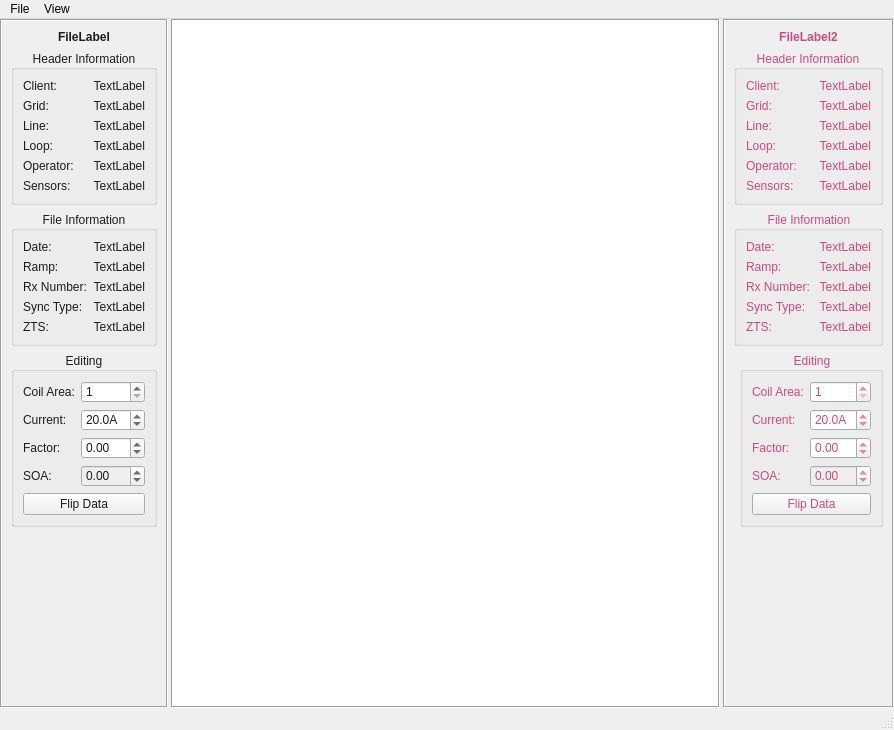
<?xml version="1.0" encoding="UTF-8"?>
<ui version="4.0">
 <class>MainWindow</class>
 <widget class="QMainWindow" name="MainWindow">
  <property name="geometry">
   <rect>
    <x>0</x>
    <y>0</y>
    <width>894</width>
    <height>730</height>
   </rect>
  </property>
  <property name="windowTitle">
   <string>MainWindow</string>
  </property>
  <widget class="QWidget" name="centralwidget">
   <layout class="QHBoxLayout" name="horizontalLayout">
    <property name="spacing">
     <number>3</number>
    </property>
    <property name="leftMargin">
     <number>0</number>
    </property>
    <property name="topMargin">
     <number>0</number>
    </property>
    <property name="rightMargin">
     <number>0</number>
    </property>
    <property name="bottomMargin">
     <number>0</number>
    </property>
    <item>
     <widget class="QFrame" name="frame">
      <property name="sizePolicy">
       <sizepolicy hsizetype="Maximum" vsizetype="Preferred">
        <horstretch>0</horstretch>
        <verstretch>0</verstretch>
       </sizepolicy>
      </property>
      <property name="styleSheet">
       <string notr="true">color:rgb(28, 28, 27)</string>
      </property>
      <property name="frameShape">
       <enum>QFrame::Box</enum>
      </property>
      <property name="frameShadow">
       <enum>QFrame::Sunken</enum>
      </property>
      <layout class="QFormLayout" name="formLayout">
       <item row="0" column="0" colspan="2">
        <widget class="QLabel" name="file_label_1">
         <property name="font">
          <font>
           <weight>75</weight>
           <bold>true</bold>
          </font>
         </property>
         <property name="styleSheet">
          <string notr="true">color:rgb(28, 28, 27)</string>
         </property>
         <property name="text">
          <string>FileLabel</string>
         </property>
         <property name="alignment">
          <set>Qt::AlignCenter</set>
         </property>
        </widget>
       </item>
       <item row="1" column="0" colspan="2">
        <widget class="QGroupBox" name="groupBox_5">
         <property name="font">
          <font>
           <weight>50</weight>
           <italic>false</italic>
           <bold>false</bold>
          </font>
         </property>
         <property name="title">
          <string>Header Information</string>
         </property>
         <property name="alignment">
          <set>Qt::AlignCenter</set>
         </property>
         <property name="flat">
          <bool>true</bool>
         </property>
         <layout class="QFormLayout" name="formLayout_7">
          <item row="0" column="0">
           <widget class="QLabel" name="label_24">
            <property name="font">
             <font>
              <weight>50</weight>
              <italic>false</italic>
              <bold>false</bold>
             </font>
            </property>
            <property name="text">
             <string>Client:</string>
            </property>
           </widget>
          </item>
          <item row="0" column="1">
           <widget class="QLabel" name="client_label_1">
            <property name="text">
             <string>TextLabel</string>
            </property>
            <property name="alignment">
             <set>Qt::AlignRight|Qt::AlignTrailing|Qt::AlignVCenter</set>
            </property>
           </widget>
          </item>
          <item row="1" column="0">
           <widget class="QLabel" name="label_25">
            <property name="font">
             <font>
              <weight>50</weight>
              <italic>false</italic>
              <bold>false</bold>
             </font>
            </property>
            <property name="text">
             <string>Grid:</string>
            </property>
           </widget>
          </item>
          <item row="1" column="1">
           <widget class="QLabel" name="grid_label_1">
            <property name="text">
             <string>TextLabel</string>
            </property>
            <property name="alignment">
             <set>Qt::AlignRight|Qt::AlignTrailing|Qt::AlignVCenter</set>
            </property>
           </widget>
          </item>
          <item row="2" column="0">
           <widget class="QLabel" name="label_9">
            <property name="font">
             <font>
              <weight>50</weight>
              <italic>false</italic>
              <bold>false</bold>
             </font>
            </property>
            <property name="text">
             <string>Line:</string>
            </property>
           </widget>
          </item>
          <item row="2" column="1">
           <widget class="QLabel" name="line_label_1">
            <property name="text">
             <string>TextLabel</string>
            </property>
            <property name="alignment">
             <set>Qt::AlignRight|Qt::AlignTrailing|Qt::AlignVCenter</set>
            </property>
           </widget>
          </item>
          <item row="3" column="0">
           <widget class="QLabel" name="label_12">
            <property name="font">
             <font>
              <weight>50</weight>
              <italic>false</italic>
              <bold>false</bold>
             </font>
            </property>
            <property name="text">
             <string>Loop:</string>
            </property>
           </widget>
          </item>
          <item row="3" column="1">
           <widget class="QLabel" name="loop_label_1">
            <property name="text">
             <string>TextLabel</string>
            </property>
            <property name="alignment">
             <set>Qt::AlignRight|Qt::AlignTrailing|Qt::AlignVCenter</set>
            </property>
           </widget>
          </item>
          <item row="4" column="0">
           <widget class="QLabel" name="label_13">
            <property name="font">
             <font>
              <weight>50</weight>
              <italic>false</italic>
              <bold>false</bold>
             </font>
            </property>
            <property name="text">
             <string>Operator:</string>
            </property>
           </widget>
          </item>
          <item row="4" column="1">
           <widget class="QLabel" name="operator_label_1">
            <property name="text">
             <string>TextLabel</string>
            </property>
            <property name="alignment">
             <set>Qt::AlignRight|Qt::AlignTrailing|Qt::AlignVCenter</set>
            </property>
           </widget>
          </item>
          <item row="5" column="0">
           <widget class="QLabel" name="label_27">
            <property name="font">
             <font>
              <weight>50</weight>
              <bold>false</bold>
             </font>
            </property>
            <property name="text">
             <string>Sensors:</string>
            </property>
           </widget>
          </item>
          <item row="5" column="1">
           <widget class="QLabel" name="tools_label_1">
            <property name="text">
             <string>TextLabel</string>
            </property>
            <property name="alignment">
             <set>Qt::AlignRight|Qt::AlignTrailing|Qt::AlignVCenter</set>
            </property>
           </widget>
          </item>
         </layout>
        </widget>
       </item>
       <item row="2" column="0" colspan="2">
        <widget class="QGroupBox" name="groupBox_3">
         <property name="title">
          <string>File Information</string>
         </property>
         <property name="alignment">
          <set>Qt::AlignCenter</set>
         </property>
         <property name="flat">
          <bool>true</bool>
         </property>
         <layout class="QFormLayout" name="formLayout_5">
          <item row="2" column="0">
           <widget class="QLabel" name="label_15">
            <property name="font">
             <font>
              <weight>50</weight>
              <italic>false</italic>
              <bold>false</bold>
             </font>
            </property>
            <property name="text">
             <string>Rx Number:</string>
            </property>
           </widget>
          </item>
          <item row="2" column="1">
           <widget class="QLabel" name="rx_num_label_1">
            <property name="text">
             <string>TextLabel</string>
            </property>
            <property name="alignment">
             <set>Qt::AlignRight|Qt::AlignTrailing|Qt::AlignVCenter</set>
            </property>
           </widget>
          </item>
          <item row="0" column="0">
           <widget class="QLabel" name="label_11">
            <property name="font">
             <font>
              <weight>50</weight>
              <italic>false</italic>
              <bold>false</bold>
             </font>
            </property>
            <property name="text">
             <string>Date:</string>
            </property>
           </widget>
          </item>
          <item row="0" column="1">
           <widget class="QLabel" name="date_label_1">
            <property name="text">
             <string>TextLabel</string>
            </property>
            <property name="alignment">
             <set>Qt::AlignRight|Qt::AlignTrailing|Qt::AlignVCenter</set>
            </property>
           </widget>
          </item>
          <item row="1" column="0">
           <widget class="QLabel" name="label_19">
            <property name="font">
             <font>
              <weight>50</weight>
              <italic>false</italic>
              <bold>false</bold>
             </font>
            </property>
            <property name="text">
             <string>Ramp:</string>
            </property>
           </widget>
          </item>
          <item row="1" column="1">
           <widget class="QLabel" name="ramp_label_1">
            <property name="text">
             <string>TextLabel</string>
            </property>
            <property name="alignment">
             <set>Qt::AlignRight|Qt::AlignTrailing|Qt::AlignVCenter</set>
            </property>
           </widget>
          </item>
          <item row="3" column="0">
           <widget class="QLabel" name="label_21">
            <property name="font">
             <font>
              <weight>50</weight>
              <italic>false</italic>
              <bold>false</bold>
             </font>
            </property>
            <property name="text">
             <string>Sync Type:</string>
            </property>
           </widget>
          </item>
          <item row="3" column="1">
           <widget class="QLabel" name="sync_label_1">
            <property name="text">
             <string>TextLabel</string>
            </property>
            <property name="alignment">
             <set>Qt::AlignRight|Qt::AlignTrailing|Qt::AlignVCenter</set>
            </property>
           </widget>
          </item>
          <item row="4" column="0">
           <widget class="QLabel" name="label_14">
            <property name="font">
             <font>
              <weight>50</weight>
              <bold>false</bold>
             </font>
            </property>
            <property name="text">
             <string>ZTS:</string>
            </property>
           </widget>
          </item>
          <item row="4" column="1">
           <widget class="QLabel" name="zts_label_1">
            <property name="text">
             <string>TextLabel</string>
            </property>
            <property name="alignment">
             <set>Qt::AlignRight|Qt::AlignTrailing|Qt::AlignVCenter</set>
            </property>
           </widget>
          </item>
         </layout>
        </widget>
       </item>
       <item row="3" column="0" colspan="2">
        <widget class="QGroupBox" name="groupBox">
         <property name="sizePolicy">
          <sizepolicy hsizetype="Preferred" vsizetype="Preferred">
           <horstretch>0</horstretch>
           <verstretch>0</verstretch>
          </sizepolicy>
         </property>
         <property name="title">
          <string>Editing</string>
         </property>
         <property name="alignment">
          <set>Qt::AlignCenter</set>
         </property>
         <property name="flat">
          <bool>true</bool>
         </property>
         <layout class="QFormLayout" name="formLayout_3">
          <item row="0" column="0">
           <widget class="QLabel" name="label">
            <property name="font">
             <font>
              <weight>50</weight>
              <italic>false</italic>
              <bold>false</bold>
             </font>
            </property>
            <property name="text">
             <string>Coil Area:</string>
            </property>
           </widget>
          </item>
          <item row="0" column="1">
           <widget class="QSpinBox" name="coil_area_sbox_1">
            <property name="sizePolicy">
             <sizepolicy hsizetype="Minimum" vsizetype="Fixed">
              <horstretch>0</horstretch>
              <verstretch>0</verstretch>
             </sizepolicy>
            </property>
            <property name="frame">
             <bool>true</bool>
            </property>
            <property name="buttonSymbols">
             <enum>QAbstractSpinBox::UpDownArrows</enum>
            </property>
            <property name="showGroupSeparator" stdset="0">
             <bool>false</bool>
            </property>
            <property name="minimum">
             <number>1</number>
            </property>
            <property name="maximum">
             <number>99999</number>
            </property>
            <property name="singleStep">
             <number>50</number>
            </property>
           </widget>
          </item>
          <item row="1" column="0">
           <widget class="QLabel" name="label_3">
            <property name="font">
             <font>
              <weight>50</weight>
              <italic>false</italic>
              <bold>false</bold>
             </font>
            </property>
            <property name="text">
             <string>Current:</string>
            </property>
           </widget>
          </item>
          <item row="1" column="1">
           <widget class="QDoubleSpinBox" name="current_sbox_1">
            <property name="suffix">
             <string>A</string>
            </property>
            <property name="decimals">
             <number>1</number>
            </property>
            <property name="minimum">
             <double>0.100000000000000</double>
            </property>
            <property name="maximum">
             <double>99.900000000000006</double>
            </property>
            <property name="singleStep">
             <double>0.500000000000000</double>
            </property>
            <property name="value">
             <double>20.000000000000000</double>
            </property>
           </widget>
          </item>
          <item row="2" column="0">
           <widget class="QLabel" name="label_2">
            <property name="font">
             <font>
              <weight>50</weight>
              <bold>false</bold>
             </font>
            </property>
            <property name="text">
             <string>Factor:</string>
            </property>
           </widget>
          </item>
          <item row="2" column="1">
           <widget class="QDoubleSpinBox" name="factor_sbox_1">
            <property name="minimum">
             <double>-99.989999999999995</double>
            </property>
            <property name="singleStep">
             <double>0.050000000000000</double>
            </property>
            <property name="value">
             <double>0.000000000000000</double>
            </property>
           </widget>
          </item>
          <item row="3" column="1">
           <widget class="QDoubleSpinBox" name="soa_sbox_1">
            <property name="enabled">
             <bool>false</bool>
            </property>
            <property name="minimum">
             <double>-99.000000000000000</double>
            </property>
            <property name="maximum">
             <double>99.000000000000000</double>
            </property>
           </widget>
          </item>
          <item row="4" column="0" colspan="2">
           <widget class="QPushButton" name="flip_data_btn_1">
            <property name="enabled">
             <bool>true</bool>
            </property>
            <property name="sizePolicy">
             <sizepolicy hsizetype="Minimum" vsizetype="Fixed">
              <horstretch>0</horstretch>
              <verstretch>0</verstretch>
             </sizepolicy>
            </property>
            <property name="maximumSize">
             <size>
              <width>16777215</width>
              <height>16777215</height>
             </size>
            </property>
            <property name="text">
             <string>Flip Data</string>
            </property>
           </widget>
          </item>
          <item row="3" column="0">
           <widget class="QLabel" name="label_28">
            <property name="enabled">
             <bool>true</bool>
            </property>
            <property name="text">
             <string>SOA:</string>
            </property>
           </widget>
          </item>
         </layout>
        </widget>
       </item>
      </layout>
     </widget>
    </item>
    <item>
     <widget class="QStackedWidget" name="profile_tab_widget">
      <property name="frameShape">
       <enum>QFrame::Box</enum>
      </property>
      <property name="frameShadow">
       <enum>QFrame::Sunken</enum>
      </property>
      <property name="currentIndex">
       <number>0</number>
      </property>
      <widget class="QWidget" name="stackedWidgetPage1">
       <property name="enabled">
        <bool>true</bool>
       </property>
       <layout class="QVBoxLayout" name="verticalLayout">
        <property name="leftMargin">
         <number>0</number>
        </property>
        <property name="topMargin">
         <number>0</number>
        </property>
        <property name="rightMargin">
         <number>0</number>
        </property>
        <property name="bottomMargin">
         <number>0</number>
        </property>
        <item>
         <widget class="GraphicsLayoutWidget" name="x_profile_layout">
          <property name="enabled">
           <bool>true</bool>
          </property>
          <property name="frameShape">
           <enum>QFrame::NoFrame</enum>
          </property>
         </widget>
        </item>
       </layout>
      </widget>
      <widget class="QWidget" name="stackedWidgetPage2">
       <property name="enabled">
        <bool>true</bool>
       </property>
       <layout class="QVBoxLayout" name="verticalLayout_2">
        <property name="leftMargin">
         <number>0</number>
        </property>
        <property name="topMargin">
         <number>0</number>
        </property>
        <property name="rightMargin">
         <number>0</number>
        </property>
        <property name="bottomMargin">
         <number>0</number>
        </property>
        <item>
         <widget class="GraphicsLayoutWidget" name="y_profile_layout">
          <property name="enabled">
           <bool>true</bool>
          </property>
          <property name="frameShape">
           <enum>QFrame::NoFrame</enum>
          </property>
         </widget>
        </item>
       </layout>
      </widget>
      <widget class="QWidget" name="stackedWidgetPage3">
       <property name="enabled">
        <bool>true</bool>
       </property>
       <layout class="QVBoxLayout" name="verticalLayout_3">
        <property name="leftMargin">
         <number>0</number>
        </property>
        <property name="topMargin">
         <number>0</number>
        </property>
        <property name="rightMargin">
         <number>0</number>
        </property>
        <property name="bottomMargin">
         <number>0</number>
        </property>
        <item>
         <widget class="GraphicsLayoutWidget" name="z_profile_layout">
          <property name="enabled">
           <bool>true</bool>
          </property>
          <property name="frameShape">
           <enum>QFrame::NoFrame</enum>
          </property>
         </widget>
        </item>
       </layout>
      </widget>
     </widget>
    </item>
    <item>
     <widget class="QFrame" name="frame_2">
      <property name="sizePolicy">
       <sizepolicy hsizetype="Maximum" vsizetype="Preferred">
        <horstretch>0</horstretch>
        <verstretch>0</verstretch>
       </sizepolicy>
      </property>
      <property name="styleSheet">
       <string notr="true">;color:rgb(206, 74, 126) </string>
      </property>
      <property name="frameShape">
       <enum>QFrame::Box</enum>
      </property>
      <property name="frameShadow">
       <enum>QFrame::Sunken</enum>
      </property>
      <layout class="QFormLayout" name="formLayout_2">
       <item row="0" column="0" colspan="2">
        <widget class="QLabel" name="file_label_2">
         <property name="font">
          <font>
           <weight>75</weight>
           <bold>true</bold>
          </font>
         </property>
         <property name="styleSheet">
          <string notr="true">color:	rgb(206, 74, 126)</string>
         </property>
         <property name="text">
          <string>FileLabel2</string>
         </property>
         <property name="alignment">
          <set>Qt::AlignCenter</set>
         </property>
        </widget>
       </item>
       <item row="1" column="0" colspan="2">
        <widget class="QGroupBox" name="groupBox_2">
         <property name="title">
          <string>Header Information</string>
         </property>
         <property name="alignment">
          <set>Qt::AlignCenter</set>
         </property>
         <property name="flat">
          <bool>true</bool>
         </property>
         <layout class="QFormLayout" name="formLayout_4">
          <item row="0" column="0">
           <widget class="QLabel" name="label_17">
            <property name="font">
             <font>
              <weight>50</weight>
              <bold>false</bold>
             </font>
            </property>
            <property name="text">
             <string>Client:</string>
            </property>
           </widget>
          </item>
          <item row="0" column="1">
           <widget class="QLabel" name="client_label_2">
            <property name="text">
             <string>TextLabel</string>
            </property>
            <property name="alignment">
             <set>Qt::AlignRight|Qt::AlignTrailing|Qt::AlignVCenter</set>
            </property>
           </widget>
          </item>
          <item row="1" column="0">
           <widget class="QLabel" name="label_18">
            <property name="font">
             <font>
              <weight>50</weight>
              <bold>false</bold>
             </font>
            </property>
            <property name="text">
             <string>Grid:</string>
            </property>
           </widget>
          </item>
          <item row="1" column="1">
           <widget class="QLabel" name="grid_label_2">
            <property name="text">
             <string>TextLabel</string>
            </property>
            <property name="alignment">
             <set>Qt::AlignRight|Qt::AlignTrailing|Qt::AlignVCenter</set>
            </property>
           </widget>
          </item>
          <item row="2" column="0">
           <widget class="QLabel" name="label_7">
            <property name="font">
             <font>
              <weight>50</weight>
              <bold>false</bold>
             </font>
            </property>
            <property name="text">
             <string>Line:</string>
            </property>
           </widget>
          </item>
          <item row="2" column="1">
           <widget class="QLabel" name="line_label_2">
            <property name="text">
             <string>TextLabel</string>
            </property>
            <property name="alignment">
             <set>Qt::AlignRight|Qt::AlignTrailing|Qt::AlignVCenter</set>
            </property>
           </widget>
          </item>
          <item row="3" column="0">
           <widget class="QLabel" name="label_10">
            <property name="font">
             <font>
              <weight>50</weight>
              <bold>false</bold>
             </font>
            </property>
            <property name="text">
             <string>Loop:</string>
            </property>
           </widget>
          </item>
          <item row="3" column="1">
           <widget class="QLabel" name="loop_label_2">
            <property name="text">
             <string>TextLabel</string>
            </property>
            <property name="alignment">
             <set>Qt::AlignRight|Qt::AlignTrailing|Qt::AlignVCenter</set>
            </property>
           </widget>
          </item>
          <item row="4" column="0">
           <widget class="QLabel" name="label_8">
            <property name="font">
             <font>
              <weight>50</weight>
              <bold>false</bold>
             </font>
            </property>
            <property name="text">
             <string>Operator:</string>
            </property>
           </widget>
          </item>
          <item row="4" column="1">
           <widget class="QLabel" name="operator_label_2">
            <property name="text">
             <string>TextLabel</string>
            </property>
            <property name="alignment">
             <set>Qt::AlignRight|Qt::AlignTrailing|Qt::AlignVCenter</set>
            </property>
           </widget>
          </item>
          <item row="5" column="0">
           <widget class="QLabel" name="label_29">
            <property name="font">
             <font>
              <weight>50</weight>
              <bold>false</bold>
             </font>
            </property>
            <property name="text">
             <string>Sensors:</string>
            </property>
           </widget>
          </item>
          <item row="5" column="1">
           <widget class="QLabel" name="tools_label_2">
            <property name="text">
             <string>TextLabel</string>
            </property>
            <property name="alignment">
             <set>Qt::AlignRight|Qt::AlignTrailing|Qt::AlignVCenter</set>
            </property>
           </widget>
          </item>
         </layout>
        </widget>
       </item>
       <item row="2" column="0" colspan="2">
        <widget class="QGroupBox" name="groupBox_4">
         <property name="title">
          <string>File Information</string>
         </property>
         <property name="alignment">
          <set>Qt::AlignCenter</set>
         </property>
         <property name="flat">
          <bool>true</bool>
         </property>
         <layout class="QFormLayout" name="formLayout_6">
          <item row="0" column="0">
           <widget class="QLabel" name="label_20">
            <property name="font">
             <font>
              <weight>50</weight>
              <bold>false</bold>
             </font>
            </property>
            <property name="text">
             <string>Date:</string>
            </property>
           </widget>
          </item>
          <item row="0" column="1">
           <widget class="QLabel" name="date_label_2">
            <property name="text">
             <string>TextLabel</string>
            </property>
            <property name="alignment">
             <set>Qt::AlignRight|Qt::AlignTrailing|Qt::AlignVCenter</set>
            </property>
           </widget>
          </item>
          <item row="1" column="0">
           <widget class="QLabel" name="label_22">
            <property name="font">
             <font>
              <weight>50</weight>
              <bold>false</bold>
             </font>
            </property>
            <property name="text">
             <string>Ramp:</string>
            </property>
           </widget>
          </item>
          <item row="1" column="1">
           <widget class="QLabel" name="ramp_label_2">
            <property name="text">
             <string>TextLabel</string>
            </property>
            <property name="alignment">
             <set>Qt::AlignRight|Qt::AlignTrailing|Qt::AlignVCenter</set>
            </property>
           </widget>
          </item>
          <item row="2" column="0">
           <widget class="QLabel" name="label_16">
            <property name="font">
             <font>
              <weight>50</weight>
              <bold>false</bold>
             </font>
            </property>
            <property name="text">
             <string>Rx Number:</string>
            </property>
           </widget>
          </item>
          <item row="2" column="1">
           <widget class="QLabel" name="rx_num_label_2">
            <property name="text">
             <string>TextLabel</string>
            </property>
            <property name="alignment">
             <set>Qt::AlignRight|Qt::AlignTrailing|Qt::AlignVCenter</set>
            </property>
           </widget>
          </item>
          <item row="3" column="0">
           <widget class="QLabel" name="label_23">
            <property name="font">
             <font>
              <weight>50</weight>
              <bold>false</bold>
             </font>
            </property>
            <property name="text">
             <string>Sync Type:</string>
            </property>
           </widget>
          </item>
          <item row="3" column="1">
           <widget class="QLabel" name="sync_label_2">
            <property name="text">
             <string>TextLabel</string>
            </property>
            <property name="alignment">
             <set>Qt::AlignRight|Qt::AlignTrailing|Qt::AlignVCenter</set>
            </property>
           </widget>
          </item>
          <item row="4" column="0">
           <widget class="QLabel" name="label_26">
            <property name="font">
             <font>
              <weight>50</weight>
              <bold>false</bold>
             </font>
            </property>
            <property name="text">
             <string>ZTS:</string>
            </property>
           </widget>
          </item>
          <item row="4" column="1">
           <widget class="QLabel" name="zts_label_2">
            <property name="text">
             <string>TextLabel</string>
            </property>
            <property name="alignment">
             <set>Qt::AlignRight|Qt::AlignTrailing|Qt::AlignVCenter</set>
            </property>
           </widget>
          </item>
         </layout>
        </widget>
       </item>
       <item row="3" column="1">
        <widget class="QGroupBox" name="groupBox_6">
         <property name="title">
          <string>Editing</string>
         </property>
         <property name="alignment">
          <set>Qt::AlignCenter</set>
         </property>
         <property name="flat">
          <bool>true</bool>
         </property>
         <layout class="QFormLayout" name="formLayout_8">
          <item row="0" column="0">
           <widget class="QLabel" name="label_5">
            <property name="font">
             <font>
              <weight>50</weight>
              <italic>false</italic>
              <bold>false</bold>
             </font>
            </property>
            <property name="text">
             <string>Coil Area:</string>
            </property>
           </widget>
          </item>
          <item row="0" column="1">
           <widget class="QSpinBox" name="coil_area_sbox_2">
            <property name="sizePolicy">
             <sizepolicy hsizetype="Minimum" vsizetype="Fixed">
              <horstretch>0</horstretch>
              <verstretch>0</verstretch>
             </sizepolicy>
            </property>
            <property name="minimum">
             <number>1</number>
            </property>
            <property name="maximum">
             <number>99999</number>
            </property>
            <property name="singleStep">
             <number>50</number>
            </property>
           </widget>
          </item>
          <item row="1" column="0">
           <widget class="QLabel" name="label_6">
            <property name="font">
             <font>
              <weight>50</weight>
              <italic>false</italic>
              <bold>false</bold>
             </font>
            </property>
            <property name="text">
             <string>Current:</string>
            </property>
           </widget>
          </item>
          <item row="1" column="1">
           <widget class="QDoubleSpinBox" name="current_sbox_2">
            <property name="font">
             <font>
              <weight>50</weight>
              <bold>false</bold>
             </font>
            </property>
            <property name="suffix">
             <string>A</string>
            </property>
            <property name="decimals">
             <number>1</number>
            </property>
            <property name="minimum">
             <double>0.100000000000000</double>
            </property>
            <property name="maximum">
             <double>99.900000000000006</double>
            </property>
            <property name="singleStep">
             <double>0.500000000000000</double>
            </property>
            <property name="value">
             <double>20.000000000000000</double>
            </property>
           </widget>
          </item>
          <item row="2" column="0">
           <widget class="QLabel" name="label_4">
            <property name="font">
             <font>
              <weight>50</weight>
              <bold>false</bold>
             </font>
            </property>
            <property name="text">
             <string>Factor:</string>
            </property>
           </widget>
          </item>
          <item row="2" column="1">
           <widget class="QDoubleSpinBox" name="factor_sbox_2">
            <property name="minimum">
             <double>-99.989999999999995</double>
            </property>
            <property name="singleStep">
             <double>0.050000000000000</double>
            </property>
            <property name="value">
             <double>0.000000000000000</double>
            </property>
           </widget>
          </item>
          <item row="4" column="0" colspan="2">
           <widget class="QPushButton" name="flip_data_btn_2">
            <property name="enabled">
             <bool>true</bool>
            </property>
            <property name="text">
             <string>Flip Data</string>
            </property>
           </widget>
          </item>
          <item row="3" column="1">
           <widget class="QDoubleSpinBox" name="soa_sbox_2">
            <property name="enabled">
             <bool>false</bool>
            </property>
            <property name="minimum">
             <double>-99.000000000000000</double>
            </property>
            <property name="maximum">
             <double>99.000000000000000</double>
            </property>
           </widget>
          </item>
          <item row="3" column="0">
           <widget class="QLabel" name="label_30">
            <property name="enabled">
             <bool>true</bool>
            </property>
            <property name="text">
             <string>SOA:</string>
            </property>
           </widget>
          </item>
         </layout>
        </widget>
       </item>
      </layout>
     </widget>
    </item>
   </layout>
  </widget>
  <widget class="QMenuBar" name="menubar">
   <property name="geometry">
    <rect>
     <x>0</x>
     <y>0</y>
     <width>894</width>
     <height>21</height>
    </rect>
   </property>
   <widget class="QMenu" name="menuFile">
    <property name="title">
     <string>File</string>
    </property>
    <addaction name="actionSave_As"/>
    <addaction name="separator"/>
    <addaction name="actionSave_Screenshot"/>
    <addaction name="actionCopy_Screenshot"/>
   </widget>
   <widget class="QMenu" name="menuView">
    <property name="title">
     <string>View</string>
    </property>
    <addaction name="actionSymbols"/>
   </widget>
   <addaction name="menuFile"/>
   <addaction name="menuView"/>
  </widget>
  <widget class="QStatusBar" name="status_bar"/>
  <action name="actionSymbols">
   <property name="checkable">
    <bool>true</bool>
   </property>
   <property name="checked">
    <bool>true</bool>
   </property>
   <property name="text">
    <string>Symbols</string>
   </property>
  </action>
  <action name="actionSave_As">
   <property name="text">
    <string>Save PEM File...</string>
   </property>
   <property name="shortcut">
    <string>Ctrl+S</string>
   </property>
  </action>
  <action name="actionSave_Screenshot">
   <property name="text">
    <string>Save Image</string>
   </property>
   <property name="shortcut">
    <string/>
   </property>
  </action>
  <action name="actionCopy_Screenshot">
   <property name="text">
    <string>Copy Image</string>
   </property>
   <property name="shortcut">
    <string>Ctrl+C</string>
   </property>
  </action>
 </widget>
 <customwidgets>
  <customwidget>
   <class>GraphicsLayoutWidget</class>
   <extends>QGraphicsView</extends>
   <header>pyqtgraph</header>
  </customwidget>
 </customwidgets>
 <tabstops>
  <tabstop>x_profile_layout</tabstop>
  <tabstop>coil_area_sbox_1</tabstop>
  <tabstop>current_sbox_1</tabstop>
  <tabstop>factor_sbox_1</tabstop>
  <tabstop>coil_area_sbox_2</tabstop>
  <tabstop>current_sbox_2</tabstop>
  <tabstop>factor_sbox_2</tabstop>
  <tabstop>flip_data_btn_2</tabstop>
  <tabstop>y_profile_layout</tabstop>
  <tabstop>z_profile_layout</tabstop>
 </tabstops>
 <resources/>
 <connections/>
</ui>
